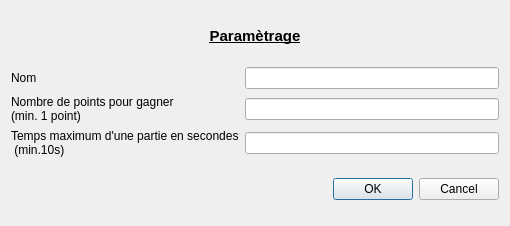
<?xml version="1.0" encoding="UTF-8"?>
<ui version="4.0">
 <class>Parametrage</class>
 <widget class="QDialog" name="Parametrage">
  <property name="geometry">
   <rect>
    <x>0</x>
    <y>0</y>
    <width>510</width>
    <height>226</height>
   </rect>
  </property>
  <property name="windowTitle">
   <string>Paramètrage du jeu</string>
  </property>
  <layout class="QVBoxLayout" name="verticalLayout">
   <item>
    <widget class="QLabel" name="lTitre">
     <property name="maximumSize">
      <size>
       <width>16777215</width>
       <height>20</height>
      </size>
     </property>
     <property name="font">
      <font>
       <pointsize>11</pointsize>
       <weight>75</weight>
       <bold>true</bold>
       <underline>true</underline>
      </font>
     </property>
     <property name="text">
      <string>Paramètrage</string>
     </property>
     <property name="alignment">
      <set>Qt::AlignCenter</set>
     </property>
    </widget>
   </item>
   <item>
    <layout class="QGridLayout" name="gridLayout">
     <item row="1" column="0">
      <widget class="QLabel" name="lPoints">
       <property name="text">
        <string>Nombre de points pour gagner
(min. 1 point)</string>
       </property>
      </widget>
     </item>
     <item row="2" column="0">
      <widget class="QLabel" name="lTemps">
       <property name="text">
        <string>Temps maximum d'une partie en secondes
 (min.10s)</string>
       </property>
      </widget>
     </item>
     <item row="0" column="0">
      <widget class="QLabel" name="lNom">
       <property name="text">
        <string>Nom</string>
       </property>
      </widget>
     </item>
     <item row="0" column="1">
      <widget class="QLineEdit" name="leNom"/>
     </item>
     <item row="1" column="1">
      <widget class="QLineEdit" name="lePoints"/>
     </item>
     <item row="2" column="1">
      <widget class="QLineEdit" name="leTemps"/>
     </item>
    </layout>
   </item>
   <item>
    <widget class="QDialogButtonBox" name="buttonBox">
     <property name="orientation">
      <enum>Qt::Horizontal</enum>
     </property>
     <property name="standardButtons">
      <set>QDialogButtonBox::Cancel|QDialogButtonBox::Ok</set>
     </property>
    </widget>
   </item>
  </layout>
 </widget>
 <resources/>
 <connections>
  <connection>
   <sender>buttonBox</sender>
   <signal>accepted()</signal>
   <receiver>Parametrage</receiver>
   <slot>accept()</slot>
   <hints>
    <hint type="sourcelabel">
     <x>248</x>
     <y>254</y>
    </hint>
    <hint type="destinationlabel">
     <x>157</x>
     <y>274</y>
    </hint>
   </hints>
  </connection>
  <connection>
   <sender>buttonBox</sender>
   <signal>rejected()</signal>
   <receiver>Parametrage</receiver>
   <slot>reject()</slot>
   <hints>
    <hint type="sourcelabel">
     <x>316</x>
     <y>260</y>
    </hint>
    <hint type="destinationlabel">
     <x>286</x>
     <y>274</y>
    </hint>
   </hints>
  </connection>
 </connections>
</ui>
